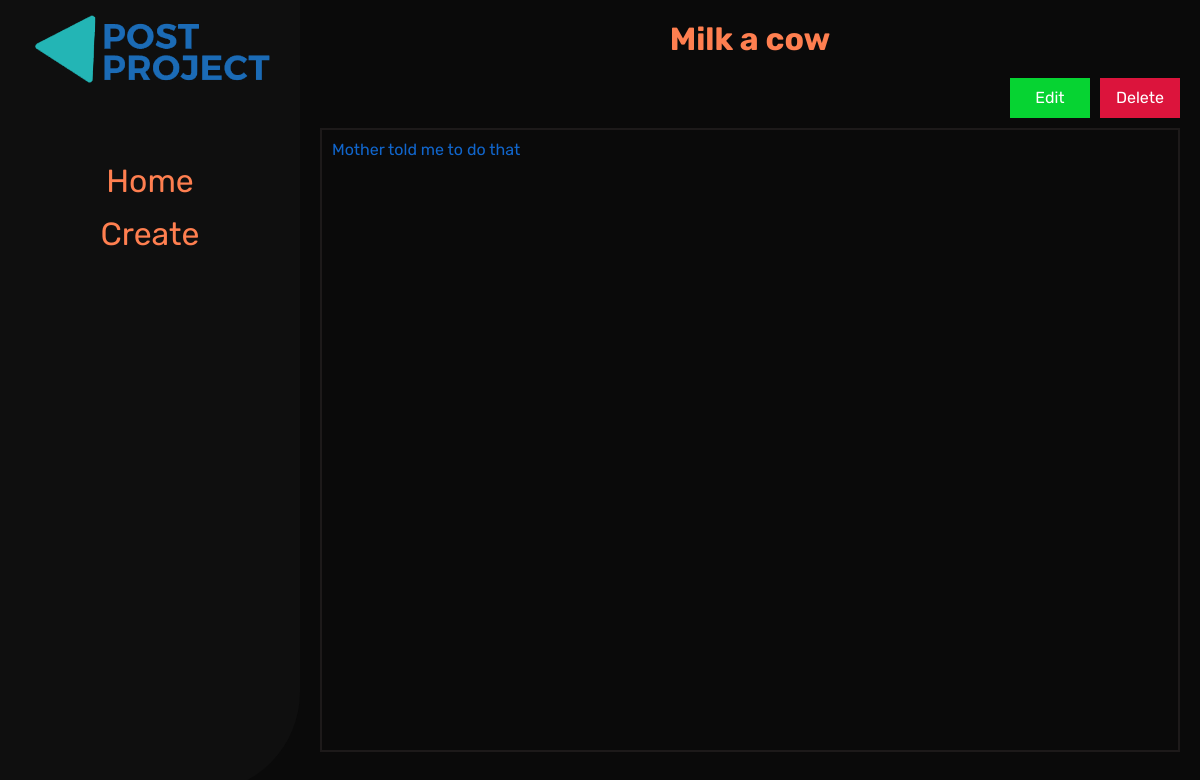
Before: /post/10/ with the older database file.
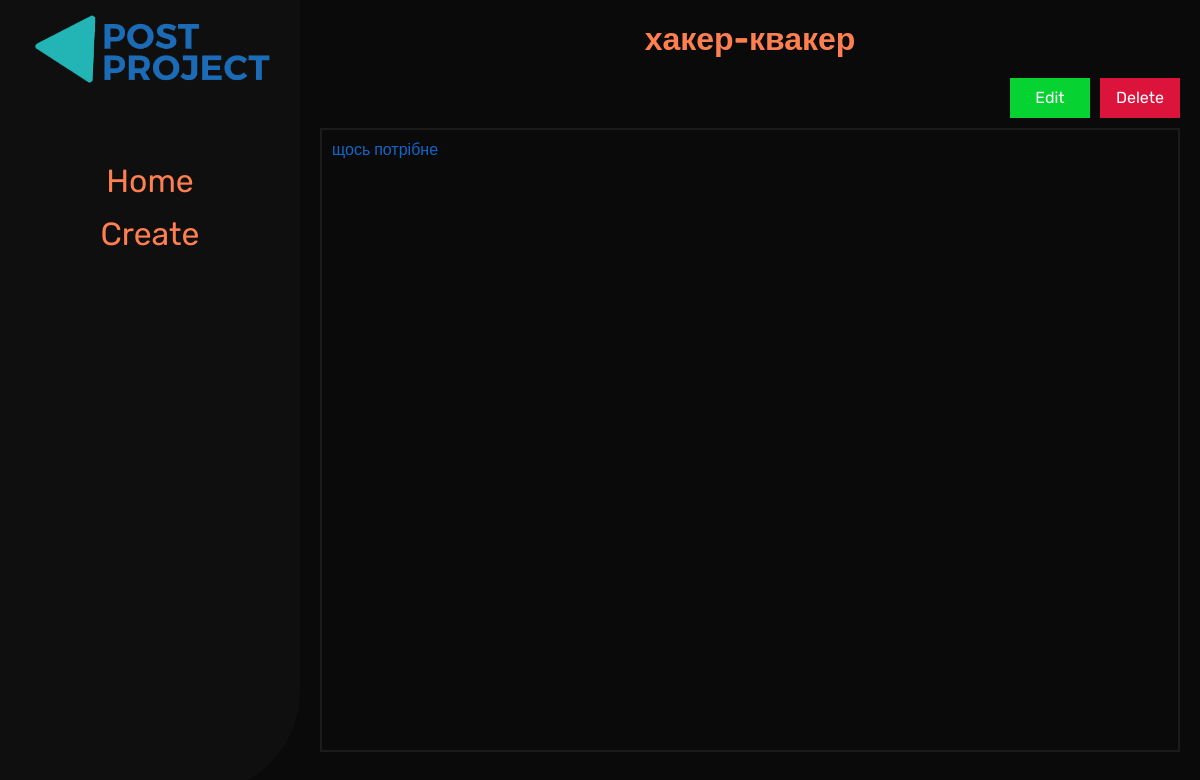
After: the same page with the newer database file.
### list/models.py (models this page shows, shortened)
class Post(models.Model):
    title = models.CharField(max_length=100, verbose_name='')
    description = models.TextField(verbose_name='')
    date = models.DateTimeField(auto_now_add=True, verbose_name='')
    @staticmethod
    def get_by_id(id):
        obj = Post.objects.get(pk=id)
        return obj

### list/views.py (the view)
# urls.py: path('post/<int:id>/', views.post_by_id, name='by_id'),
def post_by_id(request, id):
    obj = Post.get_by_id(id)
    context = {
        'obj': obj
    }
    return render(request, f"list/form_get.html", context)

### list/templates/list/form_get.html (shortened to what this page needs)
{% extends 'list/index.html'%}
{% block content %}
<div class="wrapper_get">
    <h1 class="h1_all">{{obj.title}}</h1>
    <div class="get_buttons">
        <a href="{% url 'edit_id' id=obj.pk%}" class="get_button1">Edit</a>
        <a href="{% url 'delete_id' id=obj.pk%}" class="get_button2">Delete</a>
    </div>
    <p class="get_description">{{obj.description}}</p>
</div>
{% endblock %}

Changed rows visible on the page:
changed Post: title "Milk a cow" → "хакер-квакер"; description "Mother told me to do that" → "щось потрібне"
